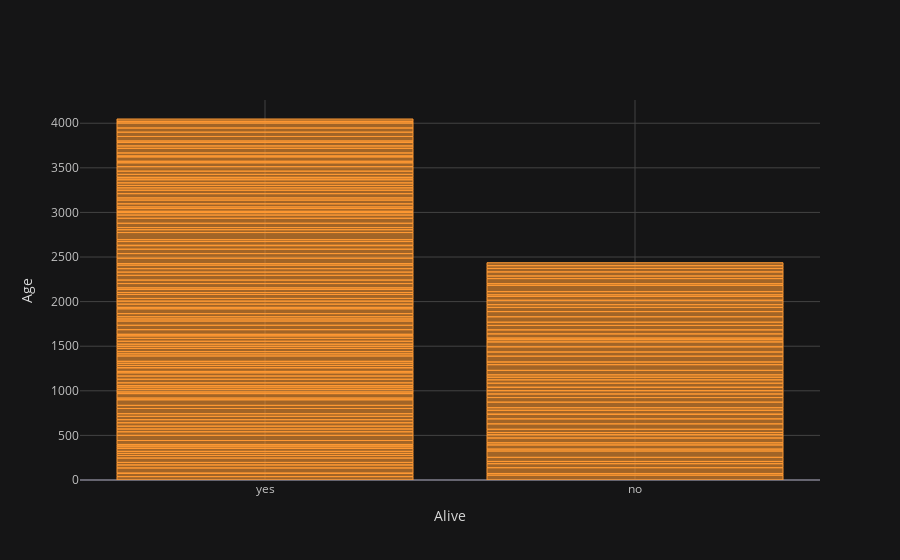

Write notebook code for a chart like this one.
### Code cell
titanic.iplot(kind='bar',x='alive',y='age',xTitle='Alive',yTitle='Age')

### Figure 1 — Plotly figure (JSON) as saved in the notebook; plotly's stock layout.template omitted (floating-point values rounded to 4 significant figures; data arrays with more than 128 entries replaced by an {"elided": "..."} marker saying what was removed)
{"data": [{"marker": {"color": "rgba(255, 153, 51, 0.6)", "line": {"color": "rgba(255, 153, 51, 1.0)", "width": 1}}, "name": "age", "orientation": "v", "text": "", "type": "bar", "x": {"elided": "182 str values"}, "y": {"elided": "182 float values"}}], "layout": {"legend": {"bgcolor": "#151516", "font": {"color": "#D9D9D9"}}, "paper_bgcolor": "#151516", "plot_bgcolor": "#151516", "title": {"font": {"color": "#D9D9D9"}}, "xaxis": {"gridcolor": "#434343", "showgrid": true, "tickfont": {"color": "#C2C2C2"}, "title": {"font": {"color": "#D9D9D9"}, "text": "Alive"}, "zerolinecolor": "#666570"}, "yaxis": {"gridcolor": "#434343", "showgrid": true, "tickfont": {"color": "#C2C2C2"}, "title": {"font": {"color": "#D9D9D9"}, "text": "Age"}, "zerolinecolor": "#666570"}}}
